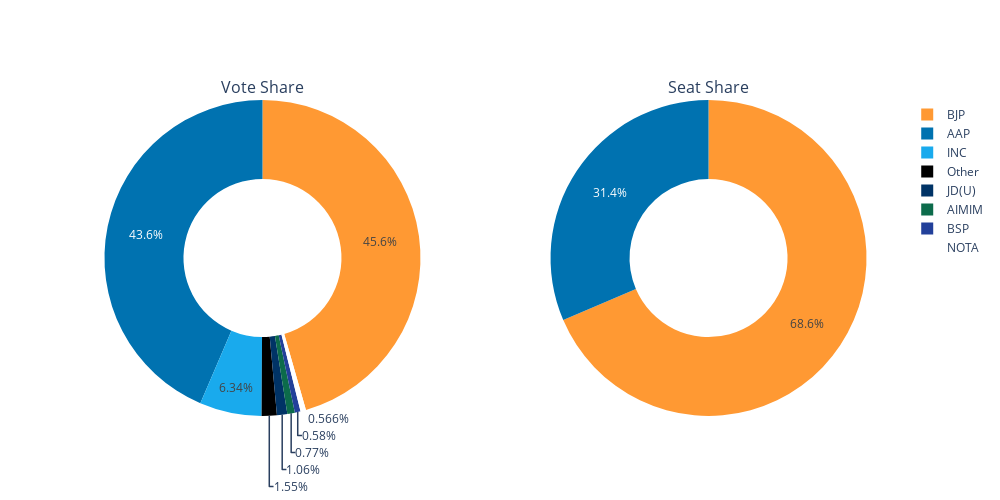

This figure's notebook cell:
### Markdown cell above
# Party wise analysis

### Code cell
party_wise = result.groupby(by=['Name','Abb','Color']).agg({'EVM Votes':'sum','Postal Votes':'sum','Total Votes':'sum'}).reset_index()
party_wise['Rank']=party_wise['Total Votes'].rank(ascending=False)
party_wise.loc[party_wise.Rank > 8, 'Name'] = 'Other'
party_wise.loc[party_wise.Rank > 8, 'Abb'] = 'Other'

winner = result[result.Rank==1][['Party','Color','Abb']]
winner = winner.groupby(['Party','Color','Abb']).size().reset_index()

# Define the figure with a 1x2 layout
fig = make_subplots(rows=1, cols=2, subplot_titles=["Vote Share", "Seat Share"], specs=[[{"type": "domain"}, {"type": "domain"}]])

# First Pie Chart
fig.add_trace(go.Pie(labels=party_wise.Abb, values=party_wise['Total Votes'],
                     marker=dict(colors=party_wise['Color']), hole=0.5, name=''), row=1, col=1)

# Second Pie Chart
fig.add_trace(go.Pie(labels=winner.Abb, values=winner[0],
                     marker=dict(colors=winner['Color']), hole=0.5, name=''), row=1, col=2)

# Adjust layout for better spacing
fig.update_layout(height=500, width=1000, showlegend=True)

fig.show()

### Figure 1 — Plotly figure (JSON) as saved in the notebook; plotly's stock layout.template omitted (floating-point values rounded to 4 significant figures)
{"data": [{"domain": {"x": [0, 0.45], "y": [0, 1]}, "hole": 0.5, "labels": ["Other", "AAP", "Other", "Other", "Other", "Other", "Other", "Other", "Other", "AIMIM", "BSP", "BJP", "Other", "Other", "Other", "Other", "Other", "Other", "INC", "Other", "JD(U)", "Other", "Other", "Other", "Other", "NOTA", "Other", "Other", "Other", "Other", "Other", "Other", "Other", "Other", "Other"], "marker": {"colors": ["#000000", "#0072B0", "#000000", "#000000", "#000000", "#000000", "#003597", "#000000", "#AC1313", "#0C6B4B", "#22409A", "#FF9933", "#000000", "#000000", "#CB0922", "#CC0D0D", "#C41301", "#DCDCDC", "#19AAED", "#000000", "#003366", "#908484", "#000000", "#00B2B2", "#000000", "#FFFFFF", "#000000", "#000000", "#000000", "#000000", "#000000", "#000000", "#000000", "#F5D50A", "#000000"]}, "name": "", "type": "pie", "values": [773, 4133898, 569, 70, 85, 1252, 8727, 370, 94, 73032, 55066, 4323110, 670, 2782, 1595, 824, 428, 43833, 601922, 1406, 100580, 166, 553, 5414, 135, 53738, 68845, 435, 2312, 589, 1163, 842, 1779, 349, 970]}, {"domain": {"x": [0.55, 1], "y": [0, 1]}, "hole": 0.5, "labels": ["AAP", "BJP"], "marker": {"colors": ["#0072B0", "#FF9933"]}, "name": "", "type": "pie", "values": [22, 48]}], "layout": {"annotations": [{"font": {"size": 16}, "showarrow": false, "text": "Vote Share", "x": 0.225, "xanchor": "center", "xref": "paper", "y": 1, "yanchor": "bottom", "yref": "paper"}, {"font": {"size": 16}, "showarrow": false, "text": "Seat Share", "x": 0.775, "xanchor": "center", "xref": "paper", "y": 1, "yanchor": "bottom", "yref": "paper"}], "height": 500, "showlegend": true, "width": 1000}}
